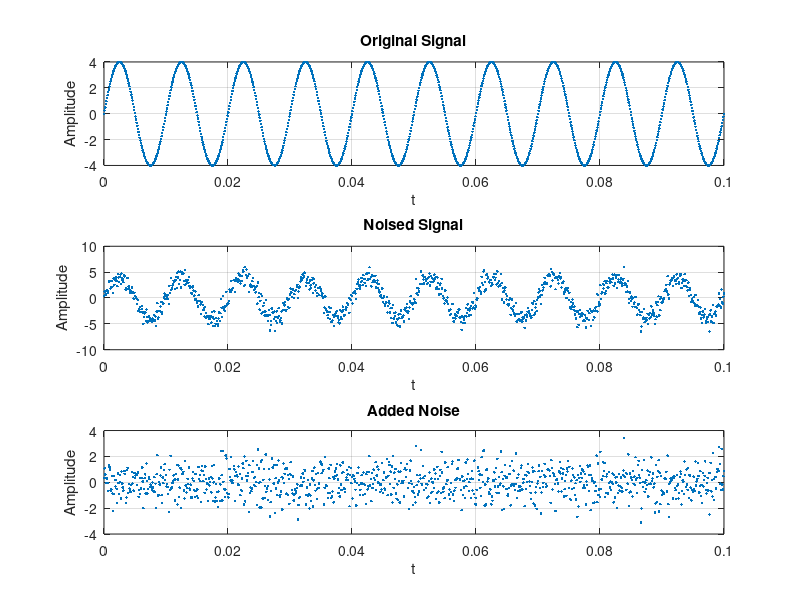

Write MATLAB code to recreate this figure. (Note: this script raises an error after producing the figure.)
clear, close all
f = 100;
t = linspace(0, 0.1, 1024);

x = 4 * sin(2 * pi * f * t);

noise = randn(1, 1024);
x_noised = x + noise;

figure;
subplot(3, 1, 1);
plot(t, x, ".");
title('Original Signal');
xlabel('t');
ylabel('Amplitude');
grid on;

subplot(3, 1, 2);
plot(t, x_noised, ".");
title('Noised Signal');
xlabel('t');
ylabel('Amplitude');
grid on;

subplot(3, 1, 3);
plot(t, noise, ".");
title('Added Noise');
xlabel('t');
ylabel('Amplitude');
grid on;

sgtitle('Signals');
